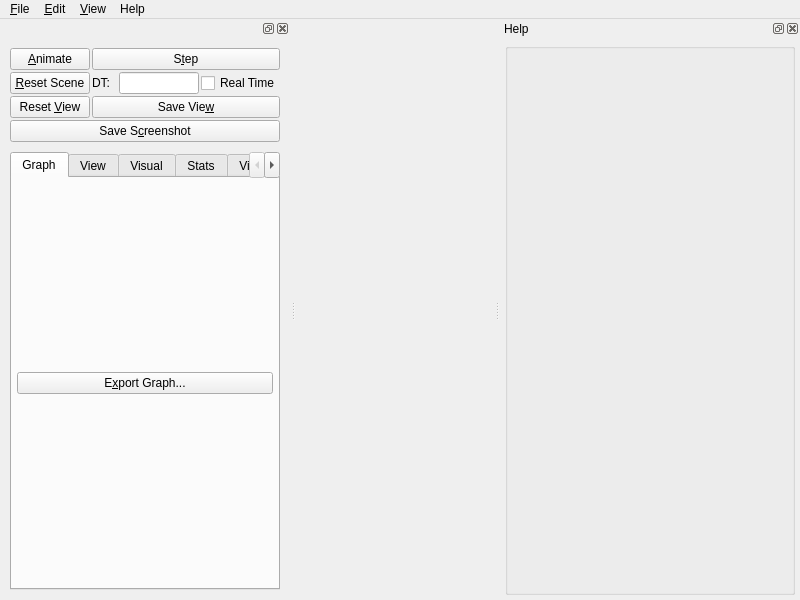
<?xml version="1.0" encoding="UTF-8"?>
<ui version="4.0">
 <exportmacro>SOFA_SOFAGUIQT_API</exportmacro>
 <class>GUI</class>
 <widget class="QMainWindow" name="GUI">
  <property name="geometry">
   <rect>
    <x>0</x>
    <y>0</y>
    <width>800</width>
    <height>600</height>
   </rect>
  </property>
  <property name="sizePolicy">
   <sizepolicy hsizetype="Minimum" vsizetype="Minimum">
    <horstretch>0</horstretch>
    <verstretch>0</verstretch>
   </sizepolicy>
  </property>
  <property name="minimumSize">
   <size>
    <width>210</width>
    <height>481</height>
   </size>
  </property>
  <property name="acceptDrops">
   <bool>true</bool>
  </property>
  <property name="windowTitle">
   <string>Sofa</string>
  </property>
  <widget class="QWidget" name="widget">
   <property name="sizePolicy">
    <sizepolicy hsizetype="Expanding" vsizetype="Expanding">
     <horstretch>0</horstretch>
     <verstretch>0</verstretch>
    </sizepolicy>
   </property>
   <property name="minimumSize">
    <size>
     <width>0</width>
     <height>0</height>
    </size>
   </property>
   <layout class="QVBoxLayout">
    <property name="sizeConstraint">
     <enum>QLayout::SetNoConstraint</enum>
    </property>
    <property name="leftMargin">
     <number>0</number>
    </property>
    <property name="topMargin">
     <number>0</number>
    </property>
    <property name="rightMargin">
     <number>0</number>
    </property>
    <property name="bottomMargin">
     <number>0</number>
    </property>
    <item>
     <layout class="QHBoxLayout" name="mainWidgetLayout">
      <property name="rightMargin">
       <number>0</number>
      </property>
     </layout>
    </item>
   </layout>
  </widget>
  <widget class="QMenuBar" name="menubar">
   <property name="enabled">
    <bool>true</bool>
   </property>
   <property name="geometry">
    <rect>
     <x>0</x>
     <y>0</y>
     <width>800</width>
     <height>19</height>
    </rect>
   </property>
   <widget class="QMenu" name="fileMenu">
    <property name="title">
     <string>&amp;File</string>
    </property>
    <addaction name="fileNewAction"/>
    <addaction name="fileOpenAction"/>
    <addaction name="fileReloadAction"/>
    <addaction name="fileSaveAction"/>
    <addaction name="fileSaveAsAction"/>
    <addaction name="separator"/>
    <addaction name="separator"/>
    <addaction name="fileExitAction"/>
   </widget>
   <widget class="QMenu" name="editMenu">
    <property name="title">
     <string>&amp;Edit</string>
    </property>
    <addaction name="editRecordDirectoryAction"/>
    <addaction name="editGnuplotDirectoryAction"/>
    <addaction name="separator"/>
    <addaction name="PluginManagerAction"/>
    <addaction name="MouseManagerAction"/>
    <addaction name="VideoRecorderManagerAction"/>
   </widget>
   <widget class="QMenu" name="View">
    <property name="title">
     <string>&amp;View</string>
    </property>
    <addaction name="separator"/>
    <addaction name="separator"/>
    <addaction name="separator"/>
   </widget>
   <widget class="QMenu" name="helpMenu">
    <property name="title">
     <string>Help</string>
    </property>
    <addaction name="separator"/>
    <addaction name="helpShowDocBrowser"/>
    <addaction name="helpAboutAction"/>
   </widget>
   <addaction name="fileMenu"/>
   <addaction name="editMenu"/>
   <addaction name="View"/>
   <addaction name="helpMenu"/>
  </widget>
  <widget class="QDockWidget" name="dockWidget">
   <property name="sizePolicy">
    <sizepolicy hsizetype="Minimum" vsizetype="Expanding">
     <horstretch>0</horstretch>
     <verstretch>0</verstretch>
    </sizepolicy>
   </property>
   <property name="minimumSize">
    <size>
     <width>200</width>
     <height>551</height>
    </size>
   </property>
   <attribute name="dockWidgetArea">
    <number>1</number>
   </attribute>
   <widget class="QWidget" name="dockWidgetContents">
    <property name="sizePolicy">
     <sizepolicy hsizetype="Minimum" vsizetype="Expanding">
      <horstretch>0</horstretch>
      <verstretch>0</verstretch>
     </sizepolicy>
    </property>
    <property name="minimumSize">
     <size>
      <width>200</width>
      <height>0</height>
     </size>
    </property>
    <layout class="QHBoxLayout" name="horizontalLayout">
     <item>
      <widget class="QWidget" name="optionTabs" native="true">
       <property name="enabled">
        <bool>true</bool>
       </property>
       <property name="sizePolicy">
        <sizepolicy hsizetype="Expanding" vsizetype="Expanding">
         <horstretch>0</horstretch>
         <verstretch>0</verstretch>
        </sizepolicy>
       </property>
       <layout class="QVBoxLayout" name="_13">
        <property name="sizeConstraint">
         <enum>QLayout::SetNoConstraint</enum>
        </property>
        <item>
         <layout class="QGridLayout" name="_14">
          <property name="sizeConstraint">
           <enum>QLayout::SetNoConstraint</enum>
          </property>
          <item row="2" column="0">
           <widget class="QPushButton" name="ResetViewButton">
            <property name="enabled">
             <bool>true</bool>
            </property>
            <property name="toolTip">
             <string>Set the camera to initial position and orientation</string>
            </property>
            <property name="text">
             <string>Reset &amp;View</string>
            </property>
            <property name="shortcut">
             <string>Alt+V</string>
            </property>
           </widget>
          </item>
          <item row="0" column="0">
           <widget class="QPushButton" name="startButton">
            <property name="toolTip">
             <string>Launch the Simulation</string>
            </property>
            <property name="text">
             <string>&amp;Animate</string>
            </property>
            <property name="shortcut">
             <string>Alt+A</string>
            </property>
            <property name="checkable">
             <bool>true</bool>
            </property>
           </widget>
          </item>
          <item row="2" column="1">
           <widget class="QPushButton" name="SaveViewButton">
            <property name="enabled">
             <bool>true</bool>
            </property>
            <property name="toolTip">
             <string>Save the position and orientation of the camera</string>
            </property>
            <property name="text">
             <string>Save Vie&amp;w</string>
            </property>
            <property name="shortcut">
             <string>Alt+W</string>
            </property>
           </widget>
          </item>
          <item row="1" column="0">
           <widget class="QPushButton" name="ResetSceneButton">
            <property name="enabled">
             <bool>true</bool>
            </property>
            <property name="toolTip">
             <string>Reset the Simulation  (t=0)</string>
            </property>
            <property name="text">
             <string>&amp;Reset Scene</string>
            </property>
            <property name="shortcut">
             <string>Alt+R</string>
            </property>
           </widget>
          </item>
          <item row="0" column="1">
           <widget class="QPushButton" name="stepButton">
            <property name="toolTip">
             <string>Compute the simulation at time t+DT</string>
            </property>
            <property name="text">
             <string>S&amp;tep</string>
            </property>
            <property name="shortcut">
             <string>Alt+T</string>
            </property>
            <property name="autoRepeat">
             <bool>true</bool>
            </property>
           </widget>
          </item>
          <item row="3" column="0" colspan="2">
           <widget class="QPushButton" name="screenshotButton">
            <property name="text">
             <string>Save S&amp;creenshot</string>
            </property>
            <property name="shortcut">
             <string>Alt+C</string>
            </property>
           </widget>
          </item>
          <item row="1" column="1">
           <layout class="QHBoxLayout" name="_15">
            <property name="sizeConstraint">
             <enum>QLayout::SetNoConstraint</enum>
            </property>
            <item>
             <widget class="QLabel" name="dtLabel">
              <property name="text">
               <string>DT:</string>
              </property>
              <property name="wordWrap">
               <bool>false</bool>
              </property>
             </widget>
            </item>
            <item>
             <widget class="QLineEdit" name="dtEdit">
              <property name="sizePolicy">
               <sizepolicy hsizetype="Expanding" vsizetype="Fixed">
                <horstretch>0</horstretch>
                <verstretch>0</verstretch>
               </sizepolicy>
              </property>
              <property name="minimumSize">
               <size>
                <width>20</width>
                <height>0</height>
               </size>
              </property>
              <property name="maximumSize">
               <size>
                <width>80</width>
                <height>32767</height>
               </size>
              </property>
             </widget>
            </item>
            <item>
             <widget class="QCheckBox" name="realTimeCheckBox">
              <property name="toolTip">
               <string>Use the duration of the previous simulation step as the next DT</string>
              </property>
              <property name="text">
               <string>Real Time</string>
              </property>
             </widget>
            </item>
           </layout>
          </item>
         </layout>
        </item>
        <item>
         <spacer name="spacer_tab">
          <property name="orientation">
           <enum>Qt::Vertical</enum>
          </property>
          <property name="sizeType">
           <enum>QSizePolicy::Fixed</enum>
          </property>
          <property name="sizeHint" stdset="0">
           <size>
            <width>20</width>
            <height>8</height>
           </size>
          </property>
         </spacer>
        </item>
        <item>
         <widget class="QTabWidget" name="tabs">
          <property name="sizePolicy">
           <sizepolicy hsizetype="Expanding" vsizetype="Expanding">
            <horstretch>0</horstretch>
            <verstretch>0</verstretch>
           </sizepolicy>
          </property>
          <property name="minimumSize">
           <size>
            <width>200</width>
            <height>0</height>
           </size>
          </property>
          <property name="currentIndex">
           <number>0</number>
          </property>
          <widget class="QWidget" name="TabGraph">
           <attribute name="title">
            <string>Graph</string>
           </attribute>
           <layout class="QVBoxLayout" name="_19">
            <item>
             <widget class="QPushButton" name="ExportGraphButton">
              <property name="text">
               <string>E&amp;xport Graph...</string>
              </property>
              <property name="icon">
               <iconset>
                <normaloff>image1</normaloff>image1</iconset>
              </property>
              <property name="shortcut">
               <string>Alt+X</string>
              </property>
             </widget>
            </item>
           </layout>
          </widget>
          <widget class="QWidget" name="tabView">
           <property name="sizePolicy">
            <sizepolicy hsizetype="Expanding" vsizetype="Expanding">
             <horstretch>0</horstretch>
             <verstretch>0</verstretch>
            </sizepolicy>
           </property>
           <attribute name="title">
            <string>View</string>
           </attribute>
           <layout class="QGridLayout" name="gridLayout1">
            <item row="2" column="0">
             <layout class="QGridLayout" name="_17">
              <item row="1" column="0">
               <layout class="QGridLayout" name="_18">
                <item row="0" column="2">
                 <spacer name="spacer8">
                  <property name="orientation">
                   <enum>Qt::Horizontal</enum>
                  </property>
                  <property name="sizeType">
                   <enum>QSizePolicy::Ignored</enum>
                  </property>
                  <property name="sizeHint" stdset="0">
                   <size>
                    <width>0</width>
                    <height>16</height>
                   </size>
                  </property>
                 </spacer>
                </item>
                <item row="0" column="1">
                 <widget class="QLabel" name="pixmapLabel1">
                  <property name="sizePolicy">
                   <sizepolicy hsizetype="Fixed" vsizetype="Fixed">
                    <horstretch>0</horstretch>
                    <verstretch>0</verstretch>
                   </sizepolicy>
                  </property>
                  <property name="toolTip">
                   <string>http://sofa-framework.org</string>
                  </property>
                  <property name="pixmap">
                   <pixmap>image0</pixmap>
                  </property>
                  <property name="scaledContents">
                   <bool>true</bool>
                  </property>
                  <property name="wordWrap">
                   <bool>false</bool>
                  </property>
                 </widget>
                </item>
                <item row="0" column="0">
                 <spacer name="spacer7">
                  <property name="orientation">
                   <enum>Qt::Horizontal</enum>
                  </property>
                  <property name="sizeType">
                   <enum>QSizePolicy::Ignored</enum>
                  </property>
                  <property name="sizeHint" stdset="0">
                   <size>
                    <width>0</width>
                    <height>16</height>
                   </size>
                  </property>
                 </spacer>
                </item>
               </layout>
              </item>
             </layout>
            </item>
           </layout>
          </widget>
          <widget class="QWidget" name="TabVisualGraph">
           <attribute name="title">
            <string>Visual</string>
           </attribute>
           <layout class="QVBoxLayout" name="_20">
            <item>
             <widget class="QPushButton" name="ExportVisualGraphButton">
              <property name="text">
               <string>E&amp;xport Graph...</string>
              </property>
              <property name="icon">
               <iconset>
                <normaloff>image1</normaloff>image1</iconset>
              </property>
              <property name="shortcut">
               <string>Alt+X</string>
              </property>
             </widget>
            </item>
           </layout>
          </widget>
          <widget class="QWidget" name="TabStats">
           <attribute name="title">
            <string>Stats</string>
           </attribute>
           <layout class="QVBoxLayout" name="_21">
            <item>
             <widget class="QCheckBox" name="dumpStateCheckBox">
              <property name="toolTip">
               <string comment="This is used to plut curves fter a simulation">Record the state at each time step in file &quot;dumpState.data&quot;</string>
              </property>
              <property name="text">
               <string>Dump State</string>
              </property>
             </widget>
            </item>
            <item>
             <widget class="QCheckBox" name="displayComputationTimeCheckBox">
              <property name="toolTip">
               <string>Display information about the time spent at each branch of the graph</string>
              </property>
              <property name="text">
               <string>Log Time</string>
              </property>
             </widget>
            </item>
            <item>
             <widget class="QCheckBox" name="exportGnuplotFilesCheckbox">
              <property name="toolTip">
               <string>Create gnuplot files for each named element of the simulation</string>
              </property>
              <property name="text">
               <string>Export state as gnuplot files</string>
              </property>
             </widget>
            </item>
            <item>
             <widget class="QCheckBox" name="exportVisitorCheckbox">
              <property name="toolTip">
               <string>Open a Dialog showing a trace of the execution and time spent</string>
              </property>
              <property name="text">
               <string>Trace Visitor and Component execution</string>
              </property>
             </widget>
            </item>
            <item>
             <widget class="QCheckBox" name="displayTimeProfiler">
              <property name="text">
               <string>Display AdvanceTimer profiler</string>
              </property>
             </widget>
            </item>
           </layout>
          </widget>
          <widget class="QWidget" name="TabPage">
           <attribute name="title">
            <string>Viewer</string>
           </attribute>
           <layout class="QVBoxLayout" name="_22">
            <item>
             <layout class="QHBoxLayout" name="_23">
              <property name="spacing">
               <number>0</number>
              </property>
              <item>
               <spacer name="spacer5_3_3">
                <property name="orientation">
                 <enum>Qt::Horizontal</enum>
                </property>
                <property name="sizeType">
                 <enum>QSizePolicy::Expanding</enum>
                </property>
                <property name="sizeHint" stdset="0">
                 <size>
                  <width>10</width>
                  <height>2</height>
                 </size>
                </property>
               </spacer>
              </item>
              <item>
               <widget class="QSpinBox" name="sizeW">
                <property name="maximum">
                 <number>30000</number>
                </property>
                <property name="value">
                 <number>800</number>
                </property>
               </widget>
              </item>
              <item>
               <widget class="QLabel" name="textLabel_sizeX">
                <property name="sizePolicy">
                 <sizepolicy hsizetype="Fixed" vsizetype="Preferred">
                  <horstretch>0</horstretch>
                  <verstretch>0</verstretch>
                 </sizepolicy>
                </property>
                <property name="text">
                 <string>&lt;p align=&quot;center&quot;&gt;x&lt;/p&gt;</string>
                </property>
                <property name="wordWrap">
                 <bool>false</bool>
                </property>
               </widget>
              </item>
              <item>
               <widget class="QSpinBox" name="sizeH">
                <property name="maximum">
                 <number>30000</number>
                </property>
                <property name="value">
                 <number>600</number>
                </property>
               </widget>
              </item>
              <item>
               <spacer name="spacer5_3_2_3">
                <property name="orientation">
                 <enum>Qt::Horizontal</enum>
                </property>
                <property name="sizeType">
                 <enum>QSizePolicy::Expanding</enum>
                </property>
                <property name="sizeHint" stdset="0">
                 <size>
                  <width>10</width>
                  <height>2</height>
                 </size>
                </property>
               </spacer>
              </item>
             </layout>
            </item>
            <item>
             <widget class="QTextBrowser" name="textEdit1"/>
            </item>
           </layout>
          </widget>
         </widget>
        </item>
       </layout>
      </widget>
     </item>
    </layout>
   </widget>
  </widget>
  <widget class="QDockWidget" name="Instruction">
   <property name="enabled">
    <bool>true</bool>
   </property>
   <property name="sizePolicy">
    <sizepolicy hsizetype="Expanding" vsizetype="Expanding">
     <horstretch>0</horstretch>
     <verstretch>0</verstretch>
    </sizepolicy>
   </property>
   <property name="minimumSize">
    <size>
     <width>300</width>
     <height>574</height>
    </size>
   </property>
   <property name="baseSize">
    <size>
     <width>0</width>
     <height>0</height>
    </size>
   </property>
   <property name="windowTitle">
    <string>Help</string>
   </property>
   <attribute name="dockWidgetArea">
    <number>2</number>
   </attribute>
   <widget class="QWidget" name="dockWidgetContents_2">
    <property name="sizePolicy">
     <sizepolicy hsizetype="Expanding" vsizetype="Expanding">
      <horstretch>0</horstretch>
      <verstretch>0</verstretch>
     </sizepolicy>
    </property>
    <property name="minimumSize">
     <size>
      <width>300</width>
      <height>548</height>
     </size>
    </property>
    <property name="autoFillBackground">
     <bool>true</bool>
    </property>
    <layout class="QVBoxLayout" name="verticalLayout_3">
     <item>
      <widget class="QGroupBox" name="gridGroupBox">
       <property name="minimumSize">
        <size>
         <width>0</width>
         <height>0</height>
        </size>
       </property>
       <layout class="QVBoxLayout" name="verticalLayout">
        <item>
         <widget class="QLabel" name="instruction">
          <property name="sizePolicy">
           <sizepolicy hsizetype="Expanding" vsizetype="Expanding">
            <horstretch>0</horstretch>
            <verstretch>0</verstretch>
           </sizepolicy>
          </property>
          <property name="minimumSize">
           <size>
            <width>200</width>
            <height>200</height>
           </size>
          </property>
          <property name="text">
           <string/>
          </property>
          <property name="pixmap">
           <pixmap>../../../../share/Instructions.png</pixmap>
          </property>
          <property name="scaledContents">
           <bool>true</bool>
          </property>
         </widget>
        </item>
        <item>
         <widget class="QLabel" name="tools">
          <property name="sizePolicy">
           <sizepolicy hsizetype="Expanding" vsizetype="Expanding">
            <horstretch>0</horstretch>
            <verstretch>0</verstretch>
           </sizepolicy>
          </property>
          <property name="text">
           <string/>
          </property>
          <property name="pixmap">
           <pixmap>../../../../share/Tools.png</pixmap>
          </property>
          <property name="scaledContents">
           <bool>true</bool>
          </property>
         </widget>
        </item>
       </layout>
      </widget>
     </item>
    </layout>
   </widget>
  </widget>
  <action name="fileNewAction">
   <property name="icon">
    <iconset>
     <normaloff>image2</normaloff>image2</iconset>
   </property>
   <property name="text">
    <string>&amp;New</string>
   </property>
   <property name="iconText">
    <string>New</string>
   </property>
   <property name="shortcut">
    <string>Ctrl+N</string>
   </property>
   <property name="name" stdset="0">
    <cstring>fileNewAction</cstring>
   </property>
  </action>
  <action name="fileOpenAction">
   <property name="icon">
    <iconset>
     <normaloff>image3</normaloff>image3</iconset>
   </property>
   <property name="text">
    <string>&amp;Open...</string>
   </property>
   <property name="iconText">
    <string>Open</string>
   </property>
   <property name="shortcut">
    <string>Ctrl+O</string>
   </property>
   <property name="name" stdset="0">
    <cstring>fileOpenAction</cstring>
   </property>
  </action>
  <action name="fileReloadAction">
   <property name="text">
    <string>&amp;Reload</string>
   </property>
   <property name="iconText">
    <string>Reload</string>
   </property>
   <property name="shortcut">
    <string>Ctrl+R</string>
   </property>
   <property name="name" stdset="0">
    <cstring>fileReloadAction</cstring>
   </property>
  </action>
  <action name="fileSaveAction">
   <property name="enabled">
    <bool>true</bool>
   </property>
   <property name="icon">
    <iconset>
     <normaloff>image4</normaloff>image4</iconset>
   </property>
   <property name="text">
    <string>&amp;Save</string>
   </property>
   <property name="iconText">
    <string>Save</string>
   </property>
   <property name="shortcut">
    <string>Ctrl+S</string>
   </property>
   <property name="name" stdset="0">
    <cstring>fileSaveAction</cstring>
   </property>
  </action>
  <action name="fileSaveAsAction">
   <property name="text">
    <string>Save &amp;As...</string>
   </property>
   <property name="iconText">
    <string>Save As</string>
   </property>
   <property name="shortcut">
    <string/>
   </property>
   <property name="name" stdset="0">
    <cstring>fileSaveAsAction</cstring>
   </property>
  </action>
  <action name="fileExitAction">
   <property name="text">
    <string>E&amp;xit</string>
   </property>
   <property name="iconText">
    <string>Exit</string>
   </property>
   <property name="shortcut">
    <string/>
   </property>
   <property name="name" stdset="0">
    <cstring>fileExitAction</cstring>
   </property>
  </action>
  <action name="helpAboutAction">
   <property name="enabled">
    <bool>false</bool>
   </property>
   <property name="text">
    <string>&amp;About</string>
   </property>
   <property name="iconText">
    <string>About</string>
   </property>
   <property name="shortcut">
    <string/>
   </property>
   <property name="name" stdset="0">
    <cstring>helpAboutAction</cstring>
   </property>
  </action>
  <action name="ViewerAction">
   <property name="iconText">
    <string>Viewer</string>
   </property>
   <property name="name" stdset="0">
    <cstring>ViewerAction</cstring>
   </property>
  </action>
  <action name="editRecordDirectoryAction">
   <property name="text">
    <string>Record Directory...</string>
   </property>
   <property name="iconText">
    <string>Record Directory...</string>
   </property>
   <property name="name" stdset="0">
    <cstring>editRecordDirectoryAction</cstring>
   </property>
  </action>
  <action name="editGnuplotDirectoryAction">
   <property name="text">
    <string>Gnuplot Directory...</string>
   </property>
   <property name="iconText">
    <string>Gnuplot Directory...</string>
   </property>
   <property name="name" stdset="0">
    <cstring>editGnuplotDirectoryAction</cstring>
   </property>
  </action>
  <action name="PluginManagerAction">
   <property name="text">
    <string>Plugin Manager...</string>
   </property>
   <property name="iconText">
    <string>Plugin Manager...</string>
   </property>
   <property name="name" stdset="0">
    <cstring>PluginManagerAction</cstring>
   </property>
  </action>
  <action name="MouseManagerAction">
   <property name="text">
    <string>Mouse Manager...</string>
   </property>
   <property name="iconText">
    <string>Mouse Manager...</string>
   </property>
   <property name="name" stdset="0">
    <cstring>MouseManagerAction</cstring>
   </property>
  </action>
  <action name="Action">
   <property name="iconText">
    <string>Recently Opened Files...</string>
   </property>
   <property name="name" stdset="0">
    <cstring>Action</cstring>
   </property>
  </action>
  <action name="TestAction">
   <property name="text">
    <string>Test</string>
   </property>
   <property name="iconText">
    <string>Test</string>
   </property>
   <property name="name" stdset="0">
    <cstring>TestAction</cstring>
   </property>
  </action>
  <action name="VideoRecorderManagerAction">
   <property name="text">
    <string>Video Recorder Manager...</string>
   </property>
   <property name="iconText">
    <string>Video Recorder Manager...</string>
   </property>
   <property name="name" stdset="0">
    <cstring>VideoRecorderManagerAction</cstring>
   </property>
  </action>
  <action name="helpShowDocBrowser">
   <property name="checkable">
    <bool>false</bool>
   </property>
   <property name="text">
    <string>Show doc browser</string>
   </property>
   <property name="iconVisibleInMenu">
    <bool>false</bool>
   </property>
  </action>
 </widget>
 <layoutdefault spacing="2" margin="5"/>
 <includes>
  <include location="local">sofa/gui/qt/SofaGUIQt.h</include>
 </includes>
 <resources/>
 <connections>
  <connection>
   <sender>fileNewAction</sender>
   <signal>triggered()</signal>
   <receiver>GUI</receiver>
   <slot>fileNew()</slot>
   <hints>
    <hint type="sourcelabel">
     <x>-1</x>
     <y>-1</y>
    </hint>
    <hint type="destinationlabel">
     <x>20</x>
     <y>20</y>
    </hint>
   </hints>
  </connection>
  <connection>
   <sender>fileOpenAction</sender>
   <signal>triggered()</signal>
   <receiver>GUI</receiver>
   <slot>popupOpenFileSelector()</slot>
   <hints>
    <hint type="sourcelabel">
     <x>-1</x>
     <y>-1</y>
    </hint>
    <hint type="destinationlabel">
     <x>20</x>
     <y>20</y>
    </hint>
   </hints>
  </connection>
  <connection>
   <sender>fileReloadAction</sender>
   <signal>triggered()</signal>
   <receiver>GUI</receiver>
   <slot>fileReload()</slot>
   <hints>
    <hint type="sourcelabel">
     <x>-1</x>
     <y>-1</y>
    </hint>
    <hint type="destinationlabel">
     <x>20</x>
     <y>20</y>
    </hint>
   </hints>
  </connection>
  <connection>
   <sender>fileSaveAction</sender>
   <signal>triggered()</signal>
   <receiver>GUI</receiver>
   <slot>fileSave()</slot>
   <hints>
    <hint type="sourcelabel">
     <x>-1</x>
     <y>-1</y>
    </hint>
    <hint type="destinationlabel">
     <x>20</x>
     <y>20</y>
    </hint>
   </hints>
  </connection>
  <connection>
   <sender>fileSaveAsAction</sender>
   <signal>triggered()</signal>
   <receiver>GUI</receiver>
   <slot>fileSaveAs()</slot>
   <hints>
    <hint type="sourcelabel">
     <x>-1</x>
     <y>-1</y>
    </hint>
    <hint type="destinationlabel">
     <x>20</x>
     <y>20</y>
    </hint>
   </hints>
  </connection>
  <connection>
   <sender>fileExitAction</sender>
   <signal>triggered()</signal>
   <receiver>GUI</receiver>
   <slot>fileExit()</slot>
   <hints>
    <hint type="sourcelabel">
     <x>-1</x>
     <y>-1</y>
    </hint>
    <hint type="destinationlabel">
     <x>20</x>
     <y>20</y>
    </hint>
   </hints>
  </connection>
  <connection>
   <sender>editRecordDirectoryAction</sender>
   <signal>triggered()</signal>
   <receiver>GUI</receiver>
   <slot>editRecordDirectory()</slot>
   <hints>
    <hint type="sourcelabel">
     <x>-1</x>
     <y>-1</y>
    </hint>
    <hint type="destinationlabel">
     <x>20</x>
     <y>20</y>
    </hint>
   </hints>
  </connection>
  <connection>
   <sender>PluginManagerAction</sender>
   <signal>triggered()</signal>
   <receiver>GUI</receiver>
   <slot>showPluginManager()</slot>
   <hints>
    <hint type="sourcelabel">
     <x>-1</x>
     <y>-1</y>
    </hint>
    <hint type="destinationlabel">
     <x>20</x>
     <y>20</y>
    </hint>
   </hints>
  </connection>
  <connection>
   <sender>MouseManagerAction</sender>
   <signal>triggered()</signal>
   <receiver>GUI</receiver>
   <slot>showMouseManager()</slot>
   <hints>
    <hint type="sourcelabel">
     <x>-1</x>
     <y>-1</y>
    </hint>
    <hint type="destinationlabel">
     <x>20</x>
     <y>20</y>
    </hint>
   </hints>
  </connection>
  <connection>
   <sender>editGnuplotDirectoryAction</sender>
   <signal>triggered()</signal>
   <receiver>GUI</receiver>
   <slot>editGnuplotDirectory()</slot>
   <hints>
    <hint type="sourcelabel">
     <x>-1</x>
     <y>-1</y>
    </hint>
    <hint type="destinationlabel">
     <x>20</x>
     <y>20</y>
    </hint>
   </hints>
  </connection>
  <connection>
   <sender>VideoRecorderManagerAction</sender>
   <signal>triggered()</signal>
   <receiver>GUI</receiver>
   <slot>showVideoRecorderManager()</slot>
   <hints>
    <hint type="sourcelabel">
     <x>-1</x>
     <y>-1</y>
    </hint>
    <hint type="destinationlabel">
     <x>20</x>
     <y>20</y>
    </hint>
   </hints>
  </connection>
  <connection>
   <sender>helpShowDocBrowser</sender>
   <signal>triggered()</signal>
   <receiver>GUI</receiver>
   <slot>showDocBrowser()</slot>
   <hints>
    <hint type="sourcelabel">
     <x>-1</x>
     <y>-1</y>
    </hint>
    <hint type="destinationlabel">
     <x>399</x>
     <y>299</y>
    </hint>
   </hints>
  </connection>
 </connections>
</ui>
